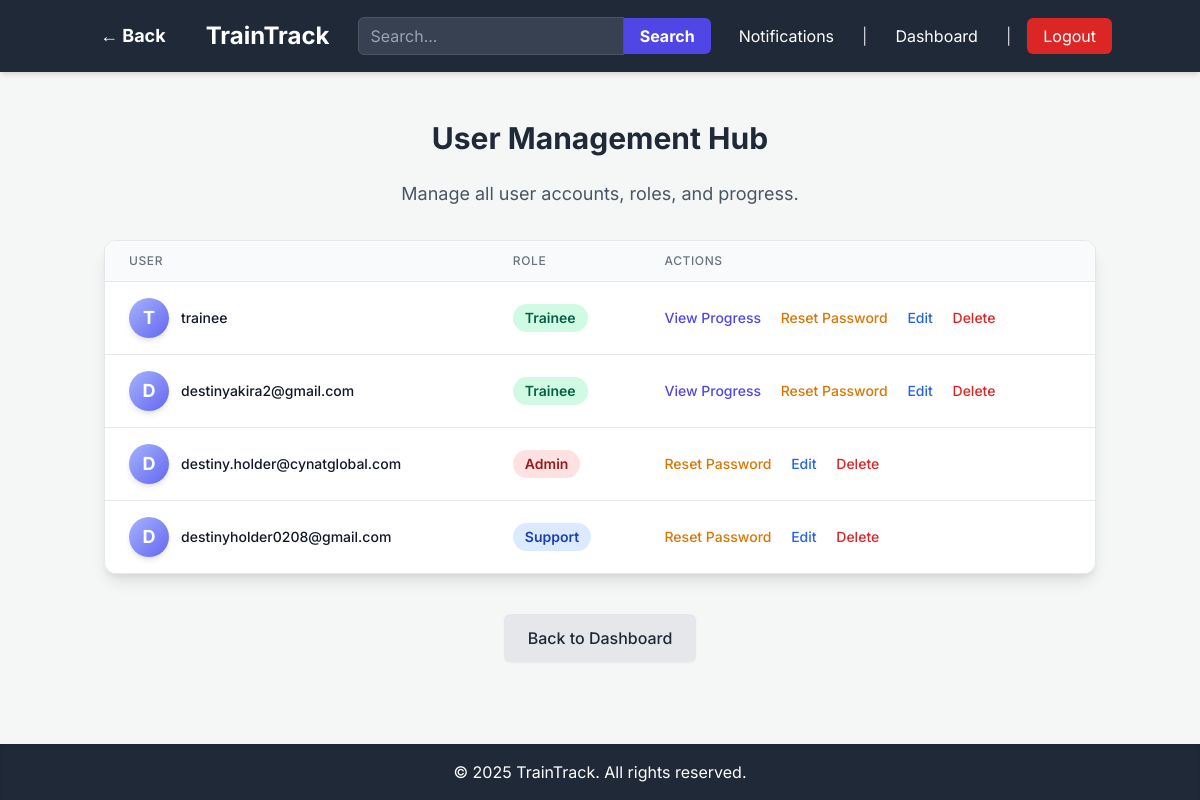
The app's page /admin/users (signed in) with its own data.
### app.py (models this page shows, shortened)
class User(UserMixin, db.Model):
    id = db.Column(db.Integer, primary_key=True)
    username = db.Column(db.String(80), unique=True, nullable=False)
    password_hash = db.Column(db.String(128), nullable=False)
    role = db.Column(db.String(20), nullable=False, default='trainee')
    assignments_as_trainee = db.relationship('Assignment', foreign_keys='Assignment.trainee_id', backref='trainee', lazy=True)
    created_courses = db.relationship('Course', foreign_keys='Course.created_by_id', backref='creator', lazy=True)
    created_assessments = db.relationship('Assessment', foreign_keys='Assessment.created_by_id', backref='assessor_creator', lazy=True)
    assigned_assignments = db.relationship('Assignment', foreign_keys='Assignment.assigned_by_id', backref='assigner', lazy=True)
    notifications_received = db.relationship('Notification', foreign_keys='Notification.recipient_id', backref='recipient', lazy=True)
    notifications_sent = db.relationship('Notification', foreign_keys='Notification.sender_id', backref='sender', lazy=True)
    graded_submissions = db.relationship('Submission', foreign_keys='Submission.graded_by_id', backref='grader', lazy=True)

### app.py (the view)
@app.route('/admin/users')
@login_required
@roles_required('admin', 'support') # Allow both admin and support to view all users
def admin_view_users():
    current_year = datetime.now().year
    users = User.query.all()
    return render_template('admin/manage_users.html', title='Manage Users', users=users, current_year=current_year)

### app.py (called while the page is built)
def roles_required(*roles):
    def decorator(f):
        @wraps(f)
        def decorated_function(*args, **kwargs):
            if not current_user.is_authenticated or current_user.role not in roles:
                flash('You do not have permission to access this page.', 'danger')
                return redirect(url_for('dashboard'))
            return f(*args, **kwargs)
        return decorated_function
    return decorator

@login_manager.user_loader
def load_user(user_id):
    return User.query.get(int(user_id))

@app.context_processor
def inject_unread_notifications_count():
    if current_user.is_authenticated:
        unread_count = Notification.query.filter_by(recipient_id=current_user.id, is_read=False).count()
        return dict(unread_notifications_count=unread_count)
    return dict(unread_notifications_count=0)

### templates/admin/manage_users.html (shortened to what this page needs)
{% extends "base.html" %}
{% block content %}
    <h1 class="text-3xl font-bold text-gray-800 mb-6 text-center animate-fade-in">User Management Hub</h1>
    <p class="text-lg text-gray-600 mb-8 text-center animate-fade-in delay-100">Manage all user accounts, roles, and progress.</p>
    {% if users %}
        <div class="overflow-x-auto bg-white rounded-xl shadow-lg border border-gray-200">
            <table class="min-w-full divide-y divide-gray-200">
                <thead class="bg-gray-50">
                    <tr>
                        <th scope="col" class="px-6 py-3 text-left text-xs font-medium text-gray-500 uppercase tracking-wider">
                            User
                        </th>
                        <th scope="col" class="px-6 py-3 text-left text-xs font-medium text-gray-500 uppercase tracking-wider">
                            Role
                        </th>
                        <th scope="col" class="px-6 py-3 text-left text-xs font-medium text-gray-500 uppercase tracking-wider">
                            Actions
                        </th>
                    </tr>
                </thead>
                <tbody class="bg-white divide-y divide-gray-200">
                    {% for user_item in users %}
                    <tr class="hover:bg-gray-50 transition-colors duration-200 animate-fade-in delay-{{ loop.index * 100 }}">
                        <td class="px-6 py-4 whitespace-nowrap text-sm font-medium text-gray-900">
                            <div class="flex items-center">
                                <div class="w-10 h-10 bg-gradient-to-br from-indigo-300 to-indigo-500 rounded-full flex items-center justify-center text-white font-bold text-lg mr-3 shadow-md">
                                    {{ user_item.username[0]|upper }}
                                </div>
                                {{ user_item.username }}
                            </div>
                        </td>
                        <td class="px-6 py-4 whitespace-nowrap text-sm text-gray-500">
                            <span class="px-3 py-1 inline-flex text-sm leading-5 font-semibold rounded-full
                                {% if user_item.role == 'admin' %}bg-red-100 text-red-800
                                {% elif user_item.role == 'support' %}bg-blue-100 text-blue-800
                                {% elif user_item.role == 'trainee' %}bg-green-100 text-green-800
                                {% endif %}">
                                {{ user_item.role.capitalize() }}
                            </span>
                        </td>
                        <td class="px-6 py-4 whitespace-nowrap text-sm font-medium">
                            {% if user_item.role == 'trainee' and (current_user.role == 'admin' or current_user.role == 'support') %}
                                <a href="{{ url_for('admin_view_trainee_progress', trainee_id=user_item.id) }}" class="text-indigo-600 hover:text-indigo-900 mr-4 transition-colors duration-200">View Progress</a>
                            {% endif %}
                            {% if current_user.role == 'admin' %}
                                <a href="{{ url_for('reset_user_password', user_id=user_item.id) }}" class="text-yellow-600 hover:text-yellow-900 mr-4 transition-colors duration-200">Reset Password</a>
                            {% endif %}
                            {% if current_user.role == 'admin' %}
                                <a href="{{ url_for('edit_user', user_id=user_item.id) }}" class="text-blue-600 hover:text-blue-900 mr-4 transition-colors duration-200">Edit</a>
                                <a href="#" class="text-red-600 hover:text-red-900 transition-colors duration-200">Delete</a>
                            {% endif %}
                        </td>
                    </tr>
                    {% endfor %}
                </tbody>
            </table>
        </div>
    {% else %}
        <p class="text-center text-gray-600 text-lg animate-fade-in delay-200">No users found in the system.</p>
    {% endif %}
    <div class="mt-10 text-center animate-pop-in delay-{{ users|length * 100 + 300 }}">
        <a href="{{ url_for('dashboard') }}" class="inline-block bg-gray-200 text-gray-800 px-6 py-3 rounded-md font-medium hover:bg-gray-300 transition duration-300 shadow-sm">
            Back to Dashboard
        </a>
    </div>
{% endblock %}

### templates/base.html (style rules this page uses)
body { font-family: 'Inter', sans-serif; background-color: #f4f7f6; }

### templates/admin/manage_users.html (style rules this page uses)
.animate-fade-in { animation: fadeIn 0.6s ease-out forwards; }
.animate-pop-in { animation: popIn 0.5s ease-out forwards; }
.delay-100 { animation-delay: 0.1s; }
.delay-200 { animation-delay: 0.2s; }

### records on screen
User: username "T", username "trainee", role "Trainee"
User: username "D", username "destinyakira2@gmail.com", role "Trainee"
User: username "D", username "destiny.holder@cynatglobal.com", role "Admin"
User: username "D", username "destinyholder0208@gmail.com", role "Support"
